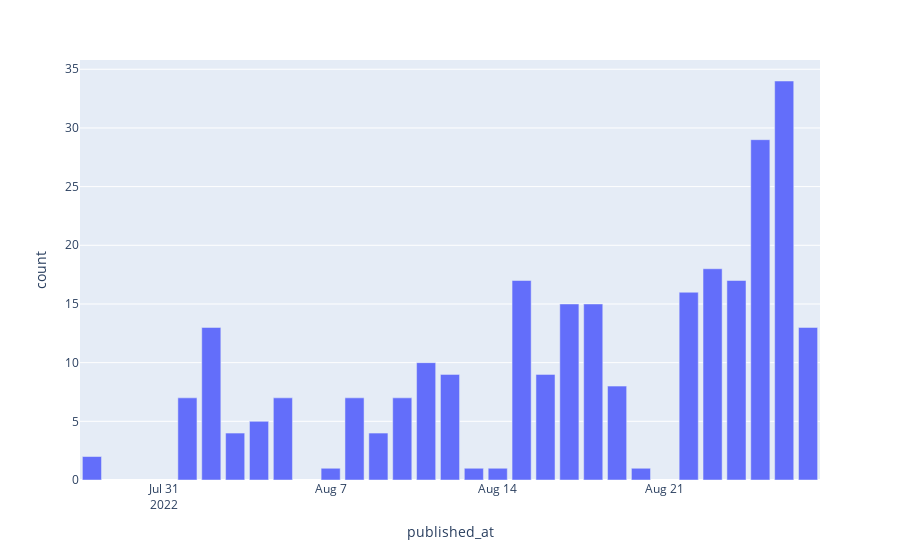

The code cell stored with this chart in its notebook:
### Code cell
fig = px.bar(data_by_count, x='published_at', y='count')
fig.show()
fig.write_image(f"{vacancy_name}/{todays_date}_кол-во вакансий за период.jpeg")

### Figure 1 — Plotly figure (JSON) as saved in the notebook; plotly's stock layout.template omitted (floating-point values rounded to 4 significant figures)
{"data": [{"alignmentgroup": "True", "hovertemplate": "published_at=%{x}<br>count=%{y}<extra></extra>", "legendgroup": "", "marker": {"color": "#636efa", "pattern": {"shape": ""}}, "name": "", "offsetgroup": "", "orientation": "v", "showlegend": false, "textposition": "auto", "type": "bar", "x": ["2022-07-28T00:00:00+03:00", "2022-08-01T00:00:00+03:00", "2022-08-02T00:00:00+03:00", "2022-08-03T00:00:00+03:00", "2022-08-04T00:00:00+03:00", "2022-08-05T00:00:00+03:00", "2022-08-07T00:00:00+03:00", "2022-08-08T00:00:00+03:00", "2022-08-09T00:00:00+03:00", "2022-08-10T00:00:00+03:00", "2022-08-11T00:00:00+03:00", "2022-08-12T00:00:00+03:00", "2022-08-13T00:00:00+03:00", "2022-08-14T00:00:00+03:00", "2022-08-15T00:00:00+03:00", "2022-08-16T00:00:00+03:00", "2022-08-17T00:00:00+03:00", "2022-08-18T00:00:00+03:00", "2022-08-19T00:00:00+03:00", "2022-08-20T00:00:00+03:00", "2022-08-22T00:00:00+03:00", "2022-08-23T00:00:00+03:00", "2022-08-24T00:00:00+03:00", "2022-08-25T00:00:00+03:00", "2022-08-26T00:00:00+03:00", "2022-08-27T00:00:00+03:00"], "xaxis": "x", "y": [2, 7, 13, 4, 5, 7, 1, 7, 4, 7, 10, 9, 1, 1, 17, 9, 15, 15, 8, 1, 16, 18, 17, 29, 34, 13], "yaxis": "y"}], "layout": {"barmode": "relative", "legend": {"tracegroupgap": 0}, "margin": {"t": 60}, "xaxis": {"anchor": "y", "domain": [0, 1], "title": {"text": "published_at"}}, "yaxis": {"anchor": "x", "domain": [0, 1], "title": {"text": "count"}}}}
